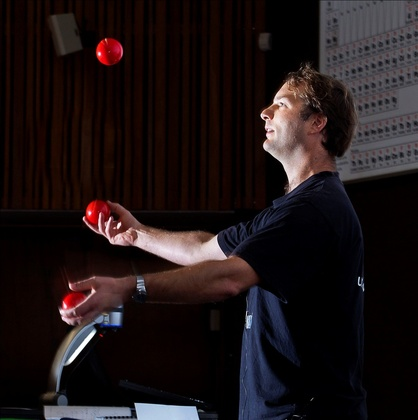
%> input picture images/headshot.jpg, 418 x 420 px, shrunk from 1319 x 1324 before the run; the run also reads 1 picture not shown here
$ octave TestHammingDistance.m   (GNU Octave 9; MATLAB toolbox functions it lacks are replaced by stand-ins)
%> lines starting %> are read from the running program, lines starting %| are printed output that depends on the picture
### GreyscaleLuma.m
function greyscale = GreyscaleLuma(image)
% GreyscaleLuma function converts each pixel from an RGB image to a
% greyscale equivalent to create a new image. This is done by applying a
% weighted sum formula using the red, blue and green pixel's intensities
%
% Input:
%   image: An m-by-n-by-3 uint8 array representing an RGB colour image.
% Output:
%   greyscale: An m-by-n-by-1 uint8 array representing a greyscale image.
%
% Author: Gian Mohinani

% Initializing the greyscale image array.
greyscale = zeros(height(image), width(image), "uint8");

% Iterating through each combination of rows and columns in the greyscale
% image array which describes the position of each and every pixel.
for row = 1:height(image)
    for col = 1:width(image)
        % Retrieving the RGB values for the current pixel position
        % iteration and using them in a formula to calculate the greyscale
        % version. This new greyscale pixel will be added to the final
        % image in its corresponding position to the original image.
        RGB = double(image(row, col, :));
        greyscale(row, col) = 0.2126*RGB(1) + 0.7152*RGB(2) + 0.0722*RGB(3);
    end
end

end

### ResizeNearest.m
function resized = ResizeNearest(image, dimensions)
%> called with dimensions = [8 8]
% RESIZENEAREST uses the Nearest Neighbour Interpolation algorithm to
% resize an image to the specified dimensions.
%
% Inputs:
%   image: An m-by-n-by-p uint8 array representing a greyscale (p = 1)
%   or a RGB colour (p = 3) image.
%   dimensions: A 1-by-2 double array containing two values (i, j)
%   representing the desired height and width to resize the image to.
% Output:
%   resized: An m-by-n-by-1 uint8 array representing a greyscale image.
%
% Author: Gian Mohinani

% Storing the original dimensions of an image and the specified dimensions
% it will transfrom to into variables.
[m, n, p] = size(image);
%> m = 13; n = 8; p = 1
i = dimensions(1);
j = dimensions(2);

% Calculating the row and column ratios by dividing the original number of
% rows/columns in an image array by the new resized image's rows/columns.
row_ratio = m/i;
%> row_ratio = 1.62
col_ratio = n/j;
%> col_ratio = 1

% Converting the original image array to double format for it to be used in
% calculations so it will not prematurely round during intermediate
% results.
image = double(image);

% Initializing the final resized image array which will be i-by-j-by-p.
resized = zeros(i, j, p, "uint8");

% Iterating through each row and column in the resized image array which
% describes the position of each pixel.
for row = 1:i
    for col = 1:j
        % Calculating the relative position of our resized pixel in the
        % original image using the Nearest Neighbour Interpolation
        % algorithm.
        og_row = ceil((row - 0.5) * row_ratio);
        og_col = ceil((col - 0.5) * col_ratio);

        % Assigning the resized image pixels with the original image
        % relative pixel positions.
        resized(row, col, :) = image(og_row, og_col, :);
    end
end
%> after the loop, resized = [166 136 129 110 138 178 191 183; 63 92 103 93 75 140 122 126; 161 166 184 40 85 62 122 210; 141 151 175 89 85 169 189 185; 170 166 151 62 41 79 109 142; 91 113 116 83 62 94 91 97; 191 148 91 108 87 108 146 167; 84 71 127 174 182 169 128 116]

end

### AvgHash.m
function hash = AvgHash(image)
% AVGHASH uses the Average Hashing algorithm to convert an m-by-n greyscale
% image into a hash containing mn bits.
%
% Input:
%   image: An m-by-n uint8 array representing a greyscale image.
% Output:
%   hash: A 1-by-mn logical row vector representing the average hash of
%   the greyscale image.
%
% Author: Gian Mohinani

% Calculating the average pixel by finding the mean of all the pixel's
% greyscale intensity in the image and rounding to the nearest integer.
avg_pixel = round(mean(image, "all"));

% Creating the hash logical row vector by flattening the image array and
% comparing each element of the image array to the average pixel.
image = image.';
hash = (image(:)>=avg_pixel).';

end

### HammingDistance.m
function hamming_distance = HammingDistance(fp1, fp2)
% HAMMINGDISTANCE compares two image fingerprints, and determines the
% number of positions at which the corresponding values differ.
%
% Input:
%   fp1: A 1-by-n logical row vector for the first fingerprint f1
%   fp2: A 1-by-n logical row vector for the second fingerprint f2
% Output:
%   hamming_distance: An integer representing the number of differing bits
%   between the two fingerprints.
%
% Author: Gian Mohinani

% Comparing each element in both fingerprint arrays and summing up the
% total times it differs which describes the hamming distance.
hamming_distance = sum(fp1 ~= fp2);

end

### TestHammingDistance.m
image = imread("images\watch.png");
nearest_grey_image = ResizeNearest(GreyscaleLuma(image), [8 8]);
%> nearest_grey_image has the same summary as resized in ResizeNearest
image2 = imread("images/headshot.jpg");
%> image2 is the input picture: size 420x418x3 uint8; mean R, G, B 30.7, 21.5, 22.5
car = ResizeNearest(GreyscaleLuma(image2), [8, 8]);
%> after the loop in GreyscaleLuma (call 2), `for row = 1:height(image)`:
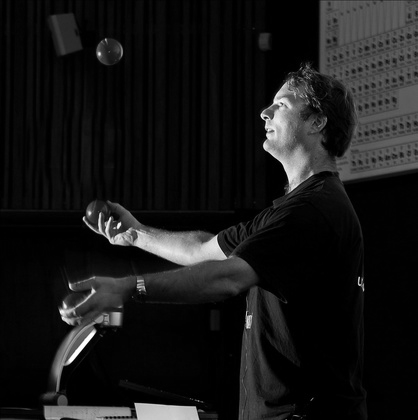
%> greyscale: size 420x418 uint8; min 0, max 255, mean 23.6
%> car = [3 2 7 7 1 0 81 78; 3 10 5 4 0 37 86 77; 6 6 5 7 1 136 0 85; 7 9 5 12 1 23 45 1; 0 0 132 145 37 0 3 1; 4 59 32 34 69 2 0 1; 4 92 3 1 0 28 0 1; 1 0 0 1 1 4 0 1]
fp1 = AvgHash(nearest_grey_image);
%> in AvgHash, `avg_pixel = round(mean(image, "all"));`: avg_pixel = 125
%> in AvgHash, `image = image.';`: image = [166 63 161 141 170 91 191 84; 136 92 166 151 166 113 148 71; 129 103 184 175 151 116 91 127; 110 93 40 89 62 83 108 174; 138 75 85 85 41 62 87 182; 178 140 62 169 79 94 108 169; 191 122 122 189 109 91 146 128; 183 126 210 185 142 97 167 116]
%> in AvgHash, `hash = (image(:)>=avg_pixel).';`: hash = 64 logical values, 32 true
%> fp1 = 64 logical values, 32 true
fp2 = AvgHash(car);
%> fp2 = 64 logical values, 18 true
%HammingDistance(fp1, fp2)

HammingDistance([1 0 1 1], [1 0 1 1])
HammingDistance([1 0 1 1], [1 1 1 1])
